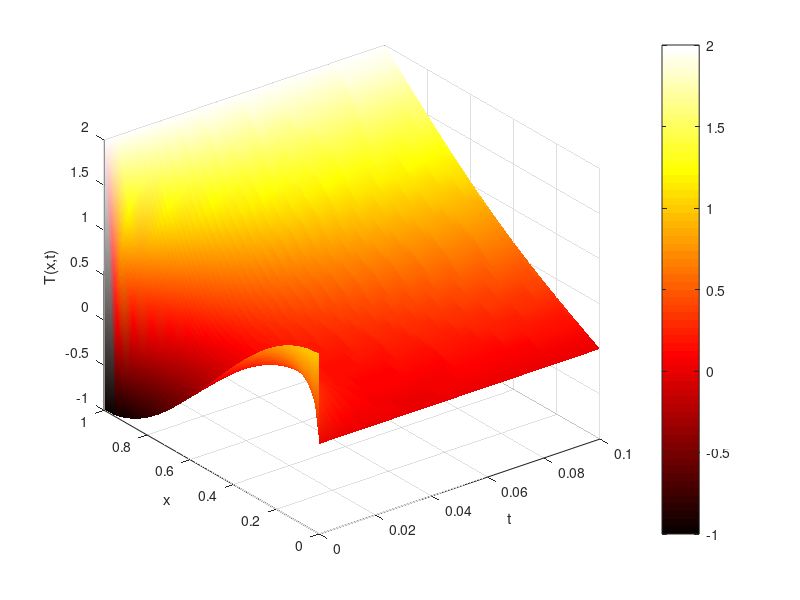

Recreate this plot in MATLAB.

clear 
clc
close all

L= 1;         % x in (0,L)
T= 0.1;       % t in (0,T)
k=2;    % conductivity
N=20;   % cut space into N sections
M=2500; % cut time  into M sections
dx=L/N; dt=T/M; % grid spacing

F=k*dt/dx^2;


temp = zeros(N+1, M+1);

% Position of nodes
x = linspace(0, L, N+1);
 
% Initial Condition
temp(:, 1) = cos(pi * x);
 
% Explicit Scheme for Partial Difference Equation
for j=1:M % time coordinate = j/M
    
    for i=2:N % space coordinate = i/N
        temp(i, j+1) = temp(i, j) + F * (temp(i+1, j) - 2*temp(i, j) + temp(i-1, j));
    end
    temp(1, j+1) = 0; % DBC left
%     temp(1, j+1) = 2 + temp(2, j+1); % NBC left
    
%     temp(N+1, j+1) = 0; % DBC right: a constant BC
    temp(N+1, j+1) = 2; % DBC right: a time-varying one
end
 



%% plot
figure()
[T, X] = meshgrid(0:dt:T, x); 
surf(T, X, temp); 
shading interp
colormap('hot')
xlabel('t'); 
ylabel('x'); 
zlabel('T(x,t)'); colorbar


